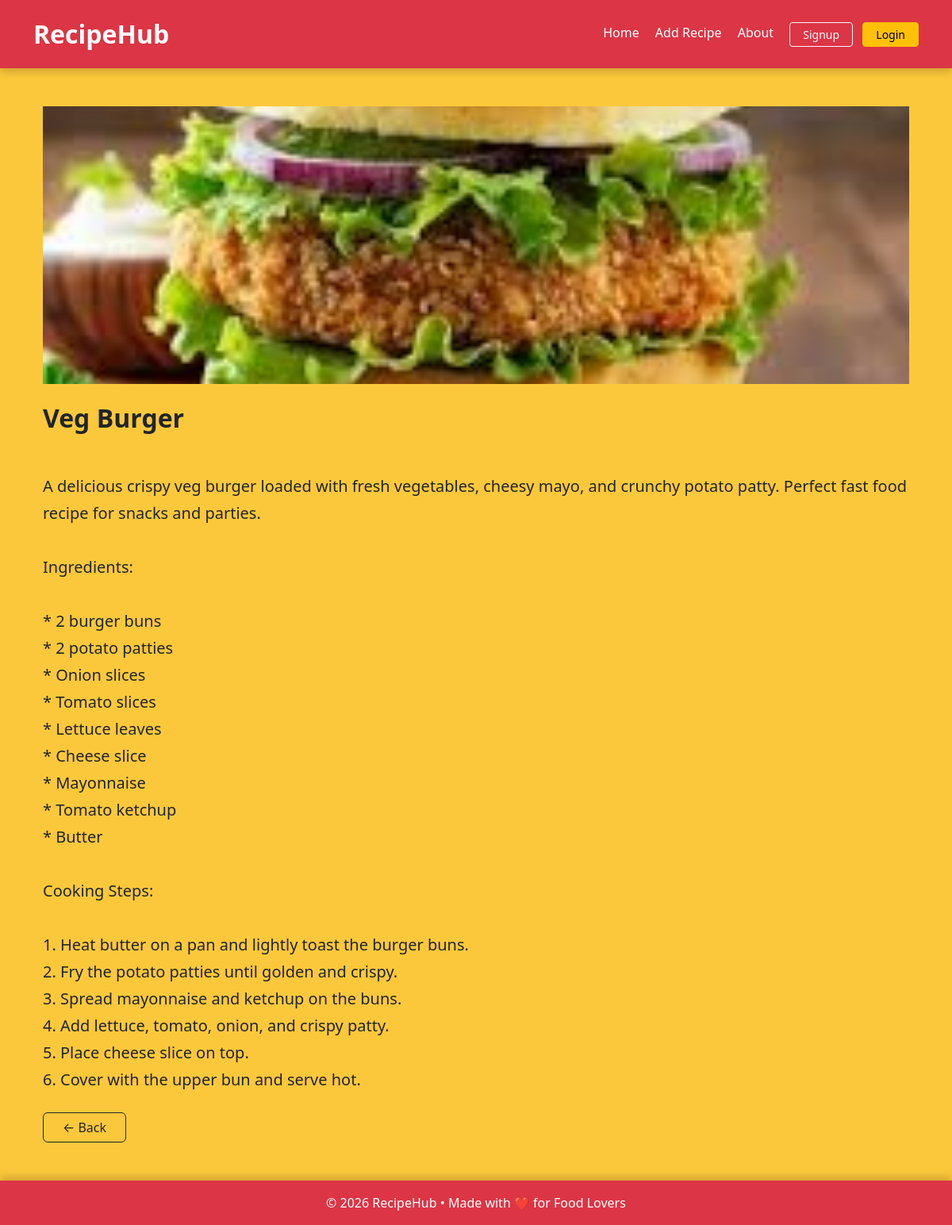
/recipe_details/2/, run on the app's committed database.
### recipe/models.py (models this page shows, shortened)
class Recipe(models.Model):
    user=models.ForeignKey(User,on_delete=models.CASCADE)
    recipe_name=models.CharField(max_length=50)
    recipe_description=models.TextField()
    recipe_image=models.ImageField(upload_to='recipe_iamge')
    models.SlugField(unique='TRUE')

### recipe/views.py (the view)
# urls.py: path('recipe_details/<int:id>/', recipe_details, name='recipe_details')
def recipe_details(request,id):
    recipe=Recipe.objects.get(id=id)
    return render(request,'recipe_details.html',{'recipe':recipe})

### recipe/templates/recipe_details.html (shortened to what this page needs)
{% extends "base.html" %}
{% block start %}
<div class="container mt-5 px-4">
    {% if recipe.recipe_image %}
    <div class="mb-4"
         style="width:100%; height:350px; overflow:hidden;">
        <img src="{{ recipe.recipe_image.url }}"
             style="width:100%; height:100%; object-fit:cover; object-position:center; border-radius:0;">
    </div>
    {% endif %}
    <h2 class="fw-bold text-dark mb-3">
        {{ recipe.recipe_name }}
    </h2>
    <p class="fs-5 text-dark"
       style="white-space: pre-line; line-height:1.7;">
        {{ recipe.recipe_description }}
    </p>
    <div class="mt-4 d-flex gap-2 flex-wrap">
        <a href="{% url 'home' %}" class="btn btn-outline-dark px-4">
            ← Back
        </a>
    </div>
</div>
{% endblock %}

### recipe/templates/base.html (style rules this page uses)
body { background-color: #fcc83b; }

### data on the page
Recipe: recipe_image (picture), recipe_name "Veg Burger", recipe_description "A delicious crispy veg burger loaded with fresh vegetables, cheesy mayo, and crunchy potato patty. Perfect fast food recipe for snacks and parties. Ingredients: * 2 burger buns * 2 potato patties * Onion slices * Tomato slices * Lettuce leaves * Cheese slice * Mayonnaise * Tomato ketchup * Butter Cooking Steps: 1. Heat butter on a pan and lightly toast the burger buns. 2. Fry the potato patties until golden and crispy. 3. Spread mayonnaise and ketchup on the buns. 4. Add lettuce, tomato, onion, and crispy patty. 5. Place cheese slice on top. 6. Cover with the upper bun and serve hot."
